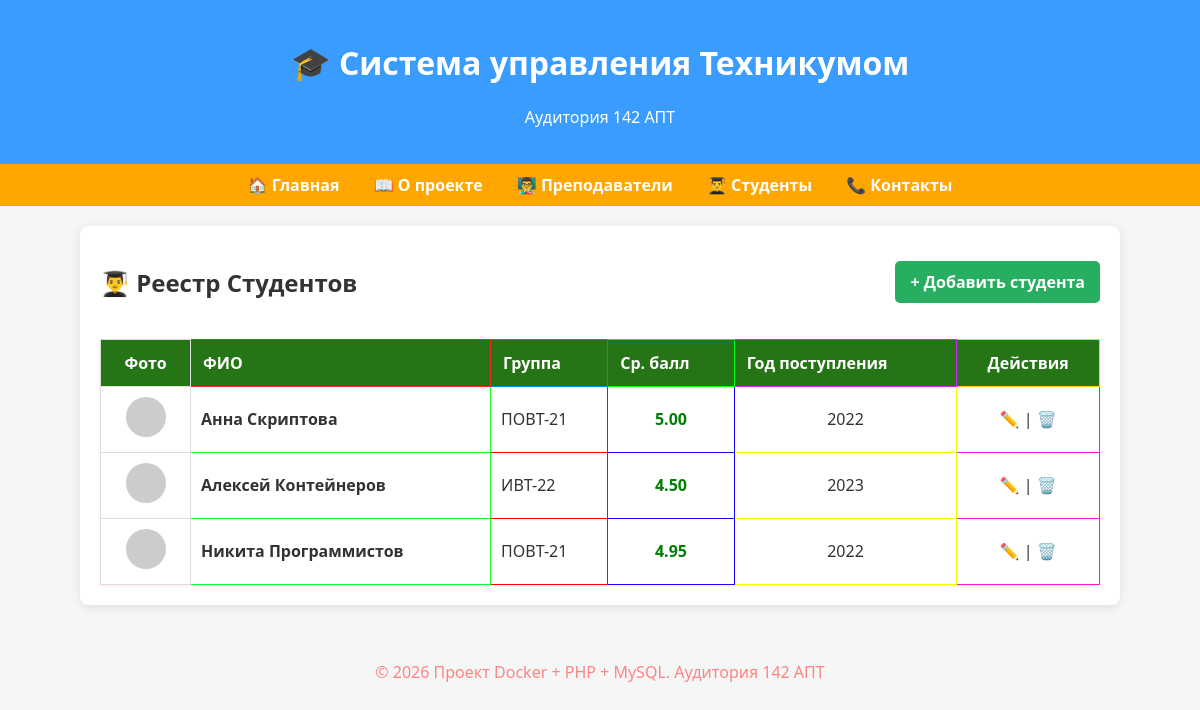
Page /students.php on the committed database.
### tables this page shows
CREATE TABLE students (
    id INT AUTO_INCREMENT PRIMARY KEY,
    full_name VARCHAR(100) NOT NULL,
    group_name VARCHAR(20) NOT NULL,
    email VARCHAR(100),
    birth_date DATE,
    average_score DECIMAL(3,2) DEFAULT 0.00,
    hobbies TEXT,
    photo_url VARCHAR(255),
    enrollment_year INT DEFAULT 2023
);

### students.php (the view)
<?php include 'db.php'; include 'header.php'; ?>
<div style="display: flex; justify-content: space-between; align-items: center; margin-bottom: 20px;">
    <h2>👨‍🎓 Реестр Студентов</h2>
    <a href="manage_student.php?action=add" style="background: #27ae60; color: white; padding: 10px 15px; border-radius: 5px; text-decoration: none; font-weight: bold;">+ Добавить студента</a>
</div>
<table style="width: 100%; border-collapse: collapse; background: white; box-shadow: 0 1px 3px rgba(255, 2, 2, 0.1);">
    <thead>
        <tr style="background: #257416; color: white; text-align: left;">
            <th style="padding: 12px; border: 1px solid #ddd; text-align: center;">Фото</th>
            <th style="padding: 12px; border: 1px solid #ff2424;">ФИО</th>
            <th style="padding: 12px; border: 1px solid #0084ff;">Группа</th>
            <th style="padding: 12px; border: 1px solid #00ff22;">Ср. балл</th>
            <th style="padding: 12px; border: 1px solid #db25ff;">Год поступления</th>
            <th style="padding: 12px; border: 1px solid #ffd30f; text-align: center;">Действия</th>
        </tr>
    </thead>
    <tbody>
        <?php
        $res = $conn->query("SELECT * FROM students ORDER BY id DESC");
        while($s = $res->fetch_assoc()): ?>
            <tr>
                <td style="padding: 10px; border: 1px solid #ddd; text-align: center;">
                    <img src="<?= $s['photo_url'] ?>" width="40" style="border-radius: 50%;">
                </td>
                <td style="padding: 10px; border: 1px solid #11ff31; font-weight: bold;"><?= htmlspecialchars($s['full_name']) ?></td>
                <td style="padding: 10px; border: 1px solid #ff0000;"><?= htmlspecialchars($s['group_name']) ?></td>
                <td style="padding: 10px; border: 1px solid #1900ff; text-align: center; color: green; font-weight: bold;"><?= $s['average_score'] ?></td>
                <td style="padding: 10px; border: 1px solid #eeff01; text-align: center;"><?= $s['enrollment_year'] ?></td>
                <td style="padding: 10px; border: 1px solid #ff17cd; text-align: center;">
                    <a href="manage_student.php?action=edit&id=<?= $s['id'] ?>" title="Редактировать" style="text-decoration: none;">✏️</a> |
                    <a href="manage_student.php?action=delete&id=<?= $s['id'] ?>" title="Удалить" style="text-decoration: none;" onclick="return confirm('Точно удалить студента?')">🗑️</a>
                </td>
            </tr>
        <?php endwhile; ?>
    </tbody>
</table>
<?php include 'footer.php'; ?>

### header.php (shortened to what this page needs)
<!DOCTYPE html>
<html lang="ru">
<head>
    <link rel="stylesheet" href="style.css">
</head>
<body>
    <header style="background: #3a9cff; color: white; padding: 20px; text-align: center;">
        <h1>🎓 Система управления Техникумом</h1>
        <p>Аудитория 142 АПТ</p>
    </header>
    <nav style="background: #ffa600; padding: 10px; text-align: center;">
        <a href="index.php" style="color: white; margin: 0 15px; text-decoration: none;">🏠 Главная</a>
        <a href="about.php" style="color: white; margin: 0 15px; text-decoration: none;">📖 О проекте</a>
        <a href="teachers.php" style="color: white; margin: 0 15px; text-decoration: none;">👨‍🏫 Преподаватели</a>
        <a href="students.php" style="color: white; margin: 0 15px; text-decoration: none;">👨‍🎓 Студенты</a>
        <a href="contacts.php" style="color: white; margin: 0 15px; text-decoration: none;">📞 Контакты</a>
    </nav>
    <div class="container" style="max-width: 1000px; margin: 20px auto; padding: 20px; background: white; border-radius: 8px; box-shadow: 0 2px 10px rgba(0,0,0,0.1);">

### footer.php
    </div>
    <footer style="text-align: center; padding: 20px; color: #ff8383;">
        <p>&copy; <?= date('Y') ?> Проект Docker + PHP + MySQL. Аудитория 142 АПТ</p>
    </footer>
</body>
</html>

### style.css (style rules this page uses)
body { font-family: 'Segoe UI', sans-serif; background: #f4f7f6; margin: 0; padding: 0; color: #333; }
header { background: #eeff00; color: white; padding: 1rem; text-align: center; }
nav { background: #34495e; padding: 10px; text-align: center; }
nav a { color: white; margin: 0 15px; text-decoration: none; font-weight: bold; }
.container { max-width: 1000px; margin: 20px auto; padding: 20px; background: white; border-radius: 8px; box-shadow: 0 2px 10px rgb(253, 33, 33);(62, 255, 37, 0.1); }
footer { text-align: center; padding: 20px; color: #777; }

### rows in the picture
students: full_name "Анна Скриптова", group_name "ПОВТ-21", average_score "5.00", enrollment_year "2022"
students: full_name "Алексей Контейнеров", group_name "ИВТ-22", average_score "4.50", enrollment_year "2023"
students: full_name "Никита Программистов", group_name "ПОВТ-21", average_score "4.95", enrollment_year "2022"
